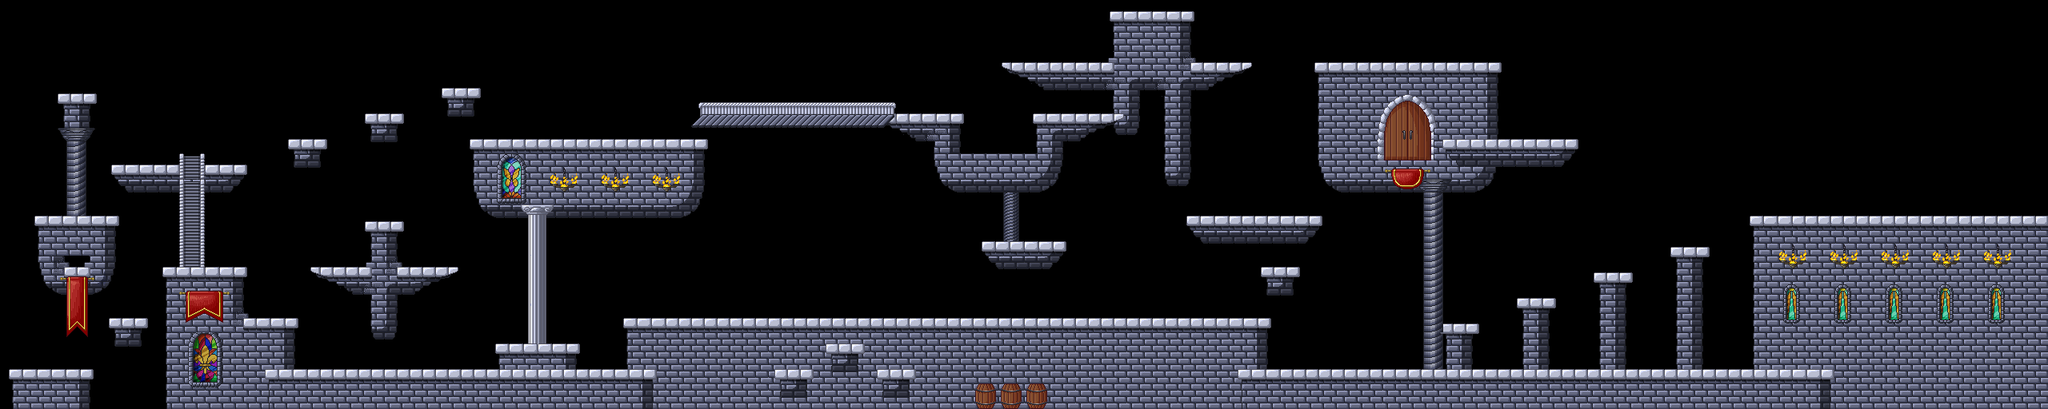

A 2D game scene composited from a Tiled map and its tileset images. What follows is a short description and the map's XML, with each tile layer's data collapsed to a summary:
An orthogonal 80x16 tile map with 32x32 px tiles, 4 tile layers (Tile Layer 4, wall, wall2, deco2), 3 tilesets.

<map version="1.0" tiledversion="1.1.5" orientation="orthogonal" renderorder="right-down" width="80" height="16" tilewidth="32" tileheight="32" infinite="0" nextobjectid="1">
 <tileset firstgid="1" name="items" tilewidth="32" tileheight="32" tilecount="66" columns="33">
  <image source="items.png" width="1056" height="64" />
 </tileset>
 <tileset firstgid="67" name="objects" tilewidth="32" tileheight="32" tilecount="1664" columns="52">
  <image source="objects.png" width="1664" height="1024" />
 </tileset>
 <tileset firstgid="1731" name="tiles" tilewidth="32" tileheight="32" tilecount="140" columns="14">
  <image source="tiles.png" width="448" height="320" />
 </tileset>
 <layer name="Tile Layer 4" width="80" height="16">
  <data>[1280 cells, 25 non-empty, 19 distinct tile ids]</data>
 </layer>
 <layer name="wall" width="80" height="16">
  <data>[1280 cells, 497 non-empty, 97 distinct tile ids]</data>
 </layer>
 <layer name="wall2" width="80" height="16">
  <data>[1280 cells, 170 non-empty, 78 distinct tile ids]</data>
 </layer>
 <layer name="deco2" width="80" height="16">
  <data>[1280 cells, 95 non-empty, 43 distinct tile ids]</data>
 </layer>
</map>
